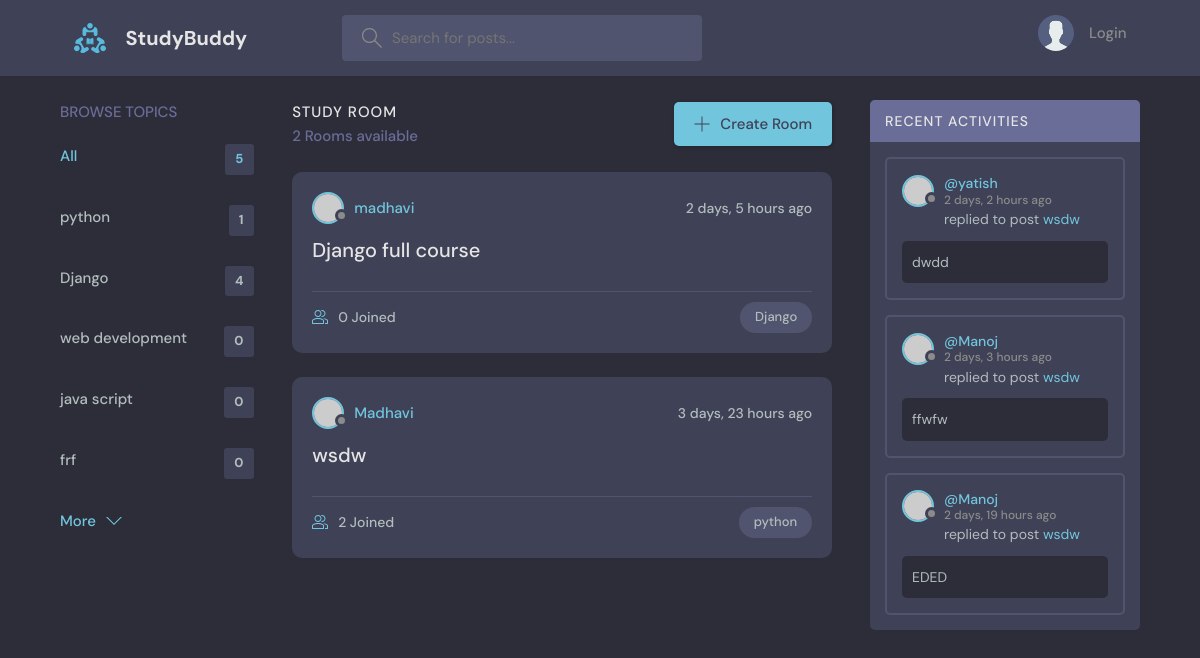
Page /?q=python on the earlier database version.
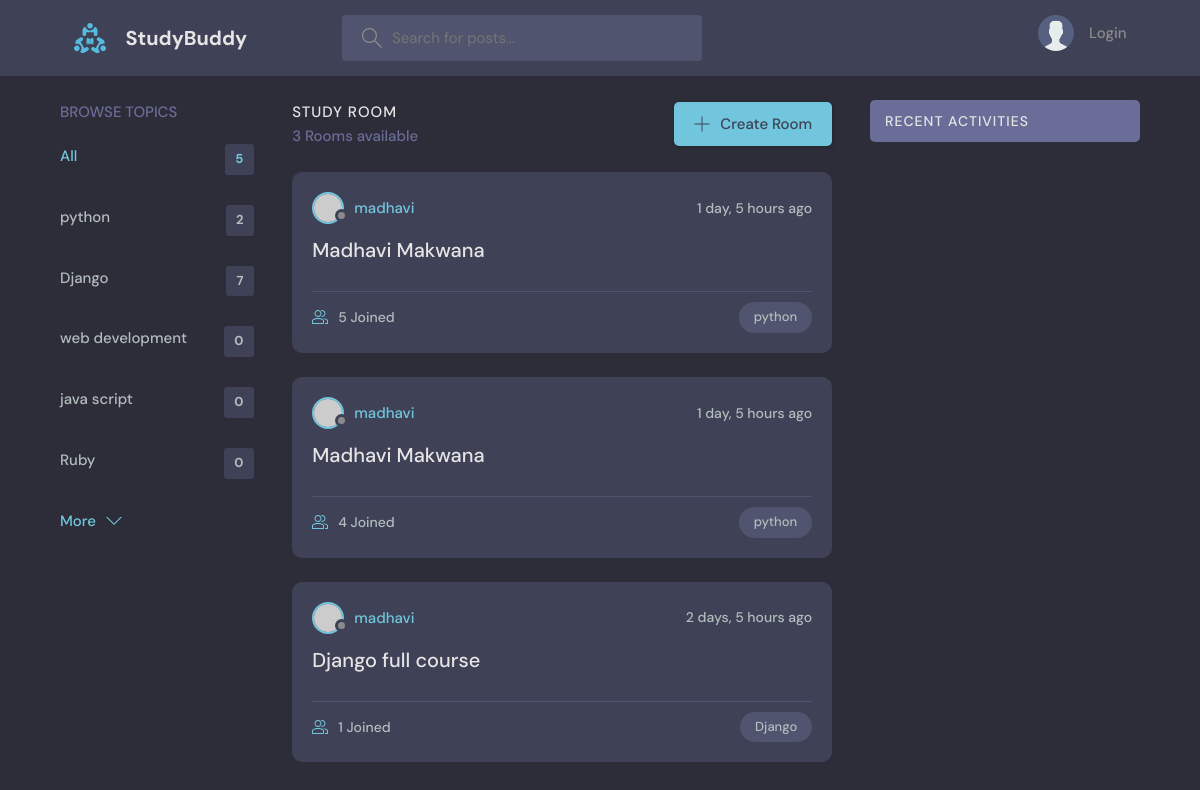
Same page on the later database version.
### base/models.py (models this page shows, shortened)
class Topic(models.Model):
    name = models.CharField(max_length=200)

class Room(models.Model):
    host = models.ForeignKey(User, on_delete=models.SET_NULL, null=True)
    topic = models.ForeignKey(Topic, on_delete=models.SET_NULL, null=True)
    name = models.CharField(max_length=200)
    description = models.TextField(null=True, blank = True)
    participants = models.ManyToManyField(User, related_name="participants", blank = True)
    updated = models.DateTimeField(auto_now=True)
    created = models.DateTimeField(auto_now_add=True)
    class Meta:
        ordering = ['-updated','-created']
    def __str__(self):
        return self.name

class Message(models.Model):
    user = models.ForeignKey(User, on_delete=models.CASCADE)
    room = models.ForeignKey(Room, on_delete=models.CASCADE)
    body = models.TextField()
    updated = models.DateTimeField(auto_now=True)
    created = models.DateTimeField(auto_now_add=True)
    class Meta:
        ordering = ['-updated','-created']

### base/views.py (the view)
# urls.py: path('', views.home, name="home"),
def home(request):
    q = request.GET.get('q') if request.GET.get('q') != None else ''
    rooms = Room.objects.filter(
        Q(topic__name__icontains=q)|
        Q(name__icontains=q)|
        Q(description__icontains=q)
        )
    print('room', rooms)
    topics = Topic.objects.all()[0:5]
    room_messages = Message.objects.filter(Q(room__topic__name__icontains=q))
    room_count = rooms.count()
    context = {'rooms': rooms, 'topics': topics, 'room_count': room_count, 'room_messages': room_messages }
    return render(request, 'base/home.html', context)

### base/templates/base/home.html (shortened to what this page needs)
{% extends 'main.html' %}
{% block content %}
    <main class="layout layout--3">
      <div class="container">
        {% include 'base/topic_components.html' %}
        <div class="roomList">
          <div class="roomList__header">
            <div>
              <h2>Study Room</h2>
              <p>{{room_count}} Rooms available</p>
            </div>
            <a class="btn btn--main" href="{% url 'createroomname'%}">
              <svg version="1.1" xmlns="http://www.w3.org/2000/svg" width="32" height="32" viewBox="0 0 32 32">
                <title>add</title>
                <path
                  d="M16.943 0.943h-1.885v14.115h-14.115v1.885h14.115v14.115h1.885v-14.115h14.115v-1.885h-14.115v-14.115z"
                ></path>
              </svg>
              Create Room
            </a>
          </div>
          {% include 'base/feed_components.html' %}
        </div>
        {% include 'base/activity_components.html' %}
      </div>
    </main>
{% endblock %}

### base/templates/base/topic_components.html
<div class="topics">
    <div class="topics__header">
      <h2>Browse Topics</h2>
    </div>
    <ul class="topics__list">
      <li>
        <a href="{% url 'home' %}" class="active">All <span>{{topics.count}}</span></a>
      </li>
      {% for topic in topics %}
      <li>
        <a href="{% url 'home' %}?q={{topic.name}}">{{topic.name}}<span>{{topic.room_set.all.count}}</span></a>
      </li>
      {% endfor %}
    </ul>
    <a class="btn btn--link" href="{% url 'topics' %}">
      More
      <svg version="1.1" xmlns="http://www.w3.org/2000/svg" width="32" height="32" viewBox="0 0 32 32">
        <title>chevron-down</title>
        <path d="M16 21l-13-13h-3l16 16 16-16h-3l-13 13z"></path>
      </svg>
    </a>
  </div>

### base/templates/base/feed_components.html (shortened to what this page needs)
{% for room in rooms %}
<div class="roomListRoom">
    <div class="roomListRoom__header">
      <a href="{% url 'profile' room.host.id %}" class="roomListRoom__author">
        <div class="avatar avatar--small">
          <img src="https://randomuser.me/api/portraits/women/11.jpg" />
        </div>
        <span>{{room.host.username}}</span>
      </a>
      <div class="roomListRoom__actions">
        <span>{{room.created|timesince}} ago</span>
      </div>
    </div>
    <div class="roomListRoom__content">
      <a href="{% url 'room' room.id %}">{{room.name}}</a>
    </div>
    <div class="roomListRoom__meta">
      <a href="{% url 'room' room.id %}" class="roomListRoom__joined">
        {{ room.participants.all.count}} Joined
      </a>
      <p class="roomListRoom__topic">{{room.topic.name}}</p>
    </div>
  </div>
  {% endfor %}

### base/templates/base/activity_components.html (shortened to what this page needs)
<div class="activities">
    <div class="activities__header">
      <h2>Recent Activities</h2>
    </div>
    {% for message in room_messages %}
    <div class="activities__box">
      <div class="activities__boxHeader roomListRoom__header">
        <a href="{% url 'profile' message.user.id %}" class="roomListRoom__author">
          <div class="avatar avatar--small">
            <img src="https://randomuser.me/api/portraits/women/11.jpg" />
          </div>
          <p>
            @{{message.user}}
            <span> {{message.created|timesince}} ago</span>
          </p>
        </a>
      </div>
      <div class="activities__boxContent">
        <p>replied to post <a href="{% url 'room' message.room.id %}">{{message.room}}</a></p>
        <div class="activities__boxRoomContent">
          {{message.body}}
        </div>
      </div>
    </div>
    {% endfor %}
  </div>

Differences in the rows shown:
removed Topic: name "frf", room_set.all.count "0"
removed Room: host.username "Madhavi", created "3 days, 23 hours", name "wsdw", participants.all.count "2", topic.name "python"
removed Message: user "yatish", created "2 days, 2 hours", room "wsdw", body "dwdd"
removed Message: user "Manoj", created "2 days, 3 hours", room "wsdw", body "ffwfw"
removed Message: user "Manoj", created "2 days, 19 hours", room "wsdw", body "EDED"
computed for Topic "python": room_set.all.count "1" → "2"
computed for Topic "Django": room_set.all.count "4" → "7"
added Topic: name "Ruby", room_set.all.count "0"
added Room: host.username "madhavi", created "1 day, 5 hours", name "Madhavi Makwana", participants.all.count "5", topic.name "python"
added Room: host.username "madhavi", created "1 day, 5 hours", name "Madhavi Makwana", participants.all.count "4", topic.name "python"
computed for Room "Django full course": participants.all.count "0" → "1"
Other differences:
{{ room_count }}: "2" → "3"
